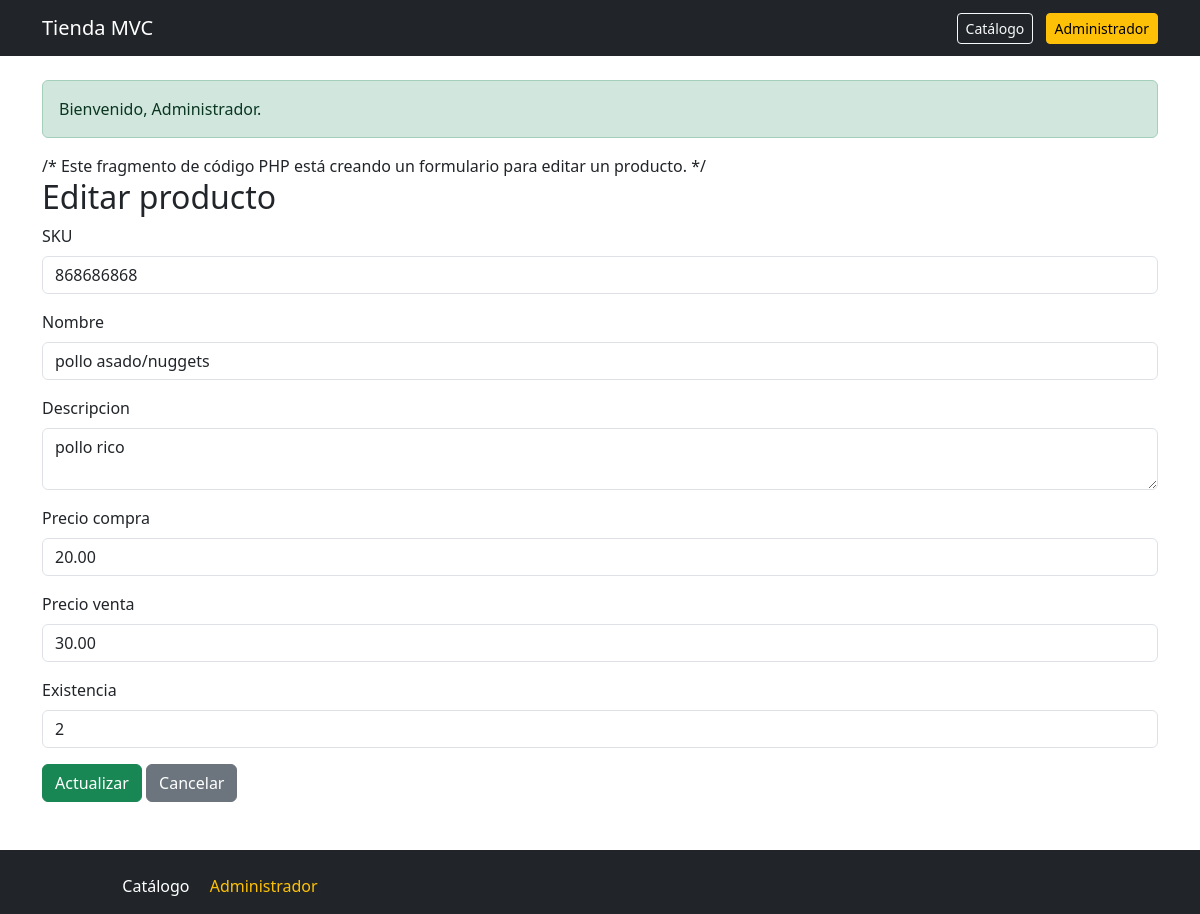
Page /index.php?route=productos/edit&id=16 (signed in) on the committed database.
### tables this page shows
CREATE TABLE `productos` (
  `id` int(11) NOT NULL,
  `sku` varchar(100) NOT NULL,
  `nombre` varchar(100) NOT NULL,
  `descripcion` text NOT NULL,
  `precio_compra` decimal(10,2) NOT NULL,
  `precio_venta` decimal(10,2) NOT NULL,
  `existencia` int(11) NOT NULL,
  `imagen` varchar(255) DEFAULT NULL
);

### controllers/ProductoController.php (called while the page is built, shortened)
<?php
class ProductoController
{
    private ProductoModel $productoModel;
    public function __construct()
    {
        $this->productoModel = new ProductoModel();
    }
    public function edit(): void
    {
        $id = (int)($_GET["id"] ?? 0);
        $producto = $this->productoModel->obtenerPorId($id);
        require_once __DIR__ . "/../config/views/productos/edit.php";
    }
}

### config/Autoload.php (called while the page is built, shortened)
<?php
spl_autoload_register(function ($class) {
    $baseDir = __DIR__ . '/../';
    $class = str_replace('\\', '/', $class);
    $parts = explode('/', $class);
    if (!empty($parts)) {
        $parts[0] = strtolower($parts[0]);
    }
    $file = $baseDir . implode('/', $parts) . '.php';
});

### config/Database.php (called while the page is built, shortened)
<?php
class Database {
    private string $host = "127.0.0.1";
    private string $dbname = "productos";
    private string $username = "root";
    private string $password = "";
    private string $charset = "utf8mb4";
    public function connect() : PDO {
        try {
            $dsn = "mysql:host={$this->host};dbname={$this->dbname};charset={$this->charset}";
            $pdo = new PDO($dsn, $this->username, $this->password);
            $pdo->setAttribute(PDO::ATTR_ERRMODE, PDO::ERRMODE_EXCEPTION);
            $pdo->setAttribute(PDO::ATTR_DEFAULT_FETCH_MODE, PDO::FETCH_ASSOC);
            return $pdo;
        } catch (PDOException $e) {
            die("Error de conexión: ". $e->getMessage());
        }
    }
}

### models/ProductoModel.php (called while the page is built, shortened)
<?php
class ProductoModel{
    private PDO $conexion;
    public function __construct() {
        $db = new Database();
        $this->conexion = $db->connect();
    }
    public function obtenerPorId( int $id) : ?array {
        try {
            $sql = "SELECT * FROM productos WHERE id = :id LIMIT 1";
            $stmt = $this->conexion->prepare($sql);
            $stmt->bindParam(":id", $id, PDO::PARAM_INT);
            $stmt->execute();
            $producto = $stmt->fetch();
            return $producto ?: null;
        } catch (PDOException $e) {
            return null;
        }
    }
}

### config/views/productos/edit.php (the view, shortened to what this page needs)
<?php require_once __DIR__."/../layouts/header.php";?>
/* Este fragmento de código PHP está creando un formulario para editar un producto. */
<h2>Editar producto</h2>
<form action="index.php?route=productos/update" method="POST">
    <div class="mb-3">
        <label class="form-label">SKU</label>
        <input type="text" name="sku" class="form-control" value="<?= htmlspecialchars($producto['sku']); ?>" required>
    </div>
    <div class="mb-3">
        <label class="form-label">Nombre</label>
        <input type="text" name="nombre" class="form-control" value="<?= htmlspecialchars($producto['nombre']); ?>" required>
    </div>
    <div class="mb-3">
        <label class="form-label">Descripcion</label>
        <textarea name="descripcion" class="form-control" required><?= htmlspecialchars($producto['descripcion']); ?></textarea>
    </div>
    <div class="mb-3">
        <label class="form-label">Precio compra</label>
        <input type="number" step="0.01" name="precio_compra" class="form-control"
        value="<?= htmlspecialchars((string)$producto['precio_compra']); ?>" required>
    </div>
    <div class="mb-3">
        <label class="form-label">Precio venta</label>
        <input type="number" step="0.01" name="precio_venta" class="form-control"
        value="<?= htmlspecialchars((string)$producto['precio_venta']); ?>" required>
    </div>
    <div class="mb-3">
        <label class="form-label">Existencia</label>
        <input type="number" name="existencia" class="form-control" value="<?=  (int)$producto['existencia']; ?>" required>
    </div>
    <button type="submit" class="btn btn-success">Actualizar</button>
    <a href="index.php?route=productos" class="btn btn-secondary">Cancelar</a>
</form>
<?php require_once __DIR__."/../layouts/footer.php"; ?>

### config/views/layouts/header.php (style rules this page uses)
body { display: flex; flex-direction: column; min-height: 100vh; }

### rows in the picture
productos: sku "868686868", nombre "pollo asado/nuggets", descripcion "pollo rico", precio_compra "20.00", precio_venta "30.00", existencia "2"

### other values in the picture
$_SESSION['success'] "Bienvenido, Administrador."
